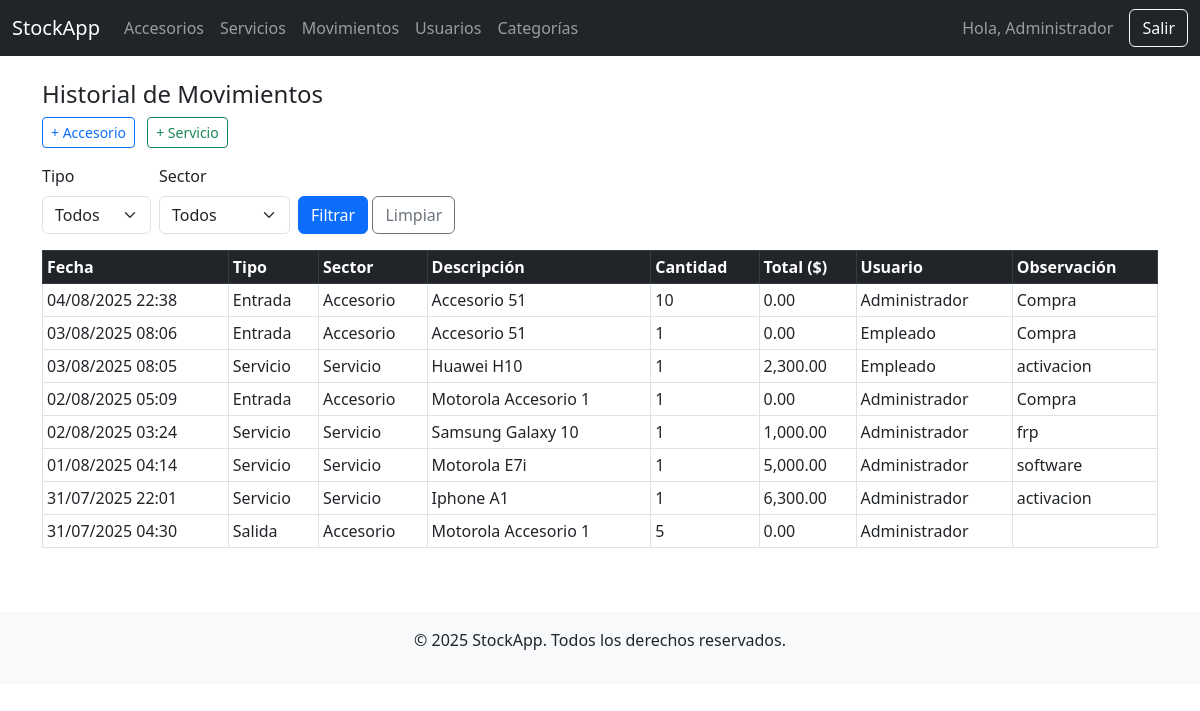
The app's page /movimientos/historial3.php (signed in) with its own data.
### tables this page shows
CREATE TABLE `movimientos` (
  `id` int(11) NOT NULL,
  `usuario_id` int(11) DEFAULT NULL,
  `tipo` enum('entrada','salida','servicio') NOT NULL,
  `sector` enum('accesorio','servicio') NOT NULL,
  `item_id` int(11) NOT NULL,
  `cantidad` int(11) NOT NULL,
  `total` decimal(10,2) NOT NULL,
  `observacion` text DEFAULT NULL,
  `activo` tinyint(1) DEFAULT 1,
  `creado_en` timestamp NOT NULL DEFAULT current_timestamp()
);

CREATE TABLE `usuarios` (
  `id` int(11) NOT NULL,
  `nombre` varchar(100) NOT NULL,
  `email` varchar(100) NOT NULL,
  `password` varchar(255) NOT NULL,
  `rol` enum('admin','empleado') DEFAULT 'empleado',
  `activo` tinyint(1) DEFAULT 1,
  `creado_en` timestamp NOT NULL DEFAULT current_timestamp()
);

### movimientos/historial3.php (the view, shortened to what this page needs)
<?php
require_once '../config/database.php';
include '../includes/header.php';
include '../includes/navbar.php';
$where = [];
$params = [];
$where_sql = $where ? "WHERE " . implode(" AND ", $where) : "";
$sql = "
    SELECT m.*, u.nombre AS usuario,
        CASE
            WHEN m.sector = 'accesorio' THEN (SELECT CONCAT(a.marca, ' ', a.nombre) FROM accesorios a WHERE a.id = m.item_id)
            WHEN m.sector = 'servicio' THEN (SELECT CONCAT(s.marca, ' ', s.modelo) FROM servicios s WHERE s.id = m.item_id)
            ELSE 'N/A'
        END AS descripcion
    FROM movimientos m
    LEFT JOIN usuarios u ON m.usuario_id = u.id
    $where_sql
    ORDER BY m.creado_en DESC
";
$stmt = $pdo->prepare($sql);
$stmt->execute($params);
$movimientos = $stmt->fetchAll();
?>
<div class="container mt-4">
    <h4>Historial de Movimientos</h4>
    <div class="mb-3">
        <a href="registrar_accesorio.php" class="btn btn-outline-primary btn-sm me-2">
            + Accesorio
        </a>
        <a href="registrar_servicio.php" class="btn btn-outline-success btn-sm">
            + Servicio
        </a>
    </div>
    <div class="mb-3">
        <form class="row row-cols-lg-auto g-2 align-items-end">
            <div class="col">
                <label class="form-label">Tipo</label>
                <select name="tipo" class="form-select">
                    <option value="">Todos</option>
                </select>
            </div>
            <div class="col">
                <label class="form-label">Sector</label>
                <select name="sector" class="form-select">
                    <option value="">Todos</option>
                </select>
            </div>
            <div class="col">
                <button type="submit" class="btn btn-primary">Filtrar</button>
                <a href="historial.php" class="btn btn-outline-secondary">Limpiar</a>
            </div>
        </form>
    </div>
    <div class="table-responsive">
        <table class="table table-bordered table-sm">
            <thead class="table-dark">
                <tr>
                    <th>Fecha</th>
                    <th>Tipo</th>
                    <th>Sector</th>
                    <th>Descripción</th>
                    <th>Cantidad</th>
                    <th>Total ($)</th>
                    <th>Usuario</th>
                    <th>Observación</th>
                </tr>
            </thead>
            <tbody>
                <?php foreach ($movimientos as $m): ?>
                    <tr>
                        <td><?= date('d/m/Y H:i', strtotime($m['creado_en'])) ?></td>
                        <td><?= ucfirst($m['tipo']) ?></td>
                        <td><?= ucfirst($m['sector']) ?></td>
                        <td><?= htmlspecialchars($m['descripcion']) ?></td>
                        <td><?= $m['cantidad'] ?></td>
                        <td><?= number_format($m['total'], 2) ?></td>
                        <td><?= htmlspecialchars($m['usuario']) ?></td>
                        <td><?= htmlspecialchars($m['observacion']) ?></td>
                    </tr>
                <?php endforeach; ?>
            </tbody>
        </table>
    </div>
</div>
<?php include '../includes/footer.php'; ?>

### records on screen
movimientos: creado_en "04/08/2025 22:38", tipo "Entrada", sector "Accesorio", descripcion "Accesorio 51", cantidad "10", total "0.00", usuario.nombre "Administrador", observacion "Compra"
movimientos: creado_en "03/08/2025 08:06", tipo "Entrada", sector "Accesorio", descripcion "Accesorio 51", cantidad "1", total "0.00", usuario.nombre "Empleado", observacion "Compra"
movimientos: creado_en "03/08/2025 08:05", tipo "Servicio", sector "Servicio", descripcion "Huawei H10", cantidad "1", total "2,300.00", usuario.nombre "Empleado", observacion "activacion"
movimientos: creado_en "02/08/2025 05:09", tipo "Entrada", sector "Accesorio", descripcion "Motorola Accesorio 1", cantidad "1", total "0.00", usuario.nombre "Administrador", observacion "Compra"
movimientos: creado_en "02/08/2025 03:24", tipo "Servicio", sector "Servicio", descripcion "Samsung Galaxy 10", cantidad "1", total "1,000.00", usuario.nombre "Administrador", observacion "frp"
movimientos: creado_en "01/08/2025 04:14", tipo "Servicio", sector "Servicio", descripcion "Motorola E7i", cantidad "1", total "5,000.00", usuario.nombre "Administrador", observacion "software"
movimientos: creado_en "31/07/2025 22:01", tipo "Servicio", sector "Servicio", descripcion "Iphone A1", cantidad "1", total "6,300.00", usuario.nombre "Administrador", observacion "activacion"
movimientos: creado_en "31/07/2025 04:30", tipo "Salida", sector "Accesorio", descripcion "Motorola Accesorio 1", cantidad "5", total "0.00", usuario.nombre "Administrador"

### other values on screen
$_SESSION['nombre'] "Administrador"
